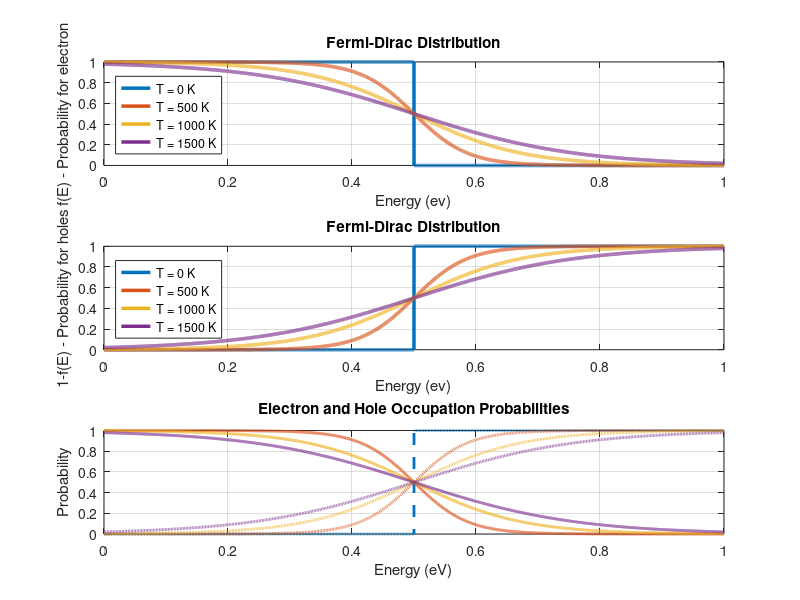

Write MATLAB code to recreate this figure.
%% fermi dirac ditribution
%%constant
k = 1.38e-23;  % boltzman constant J/K

e = 1.6e-19;   % electron charge 

k_ev = k/e;    % convert from joule to elctron volt

T = 0:500:1500; % Temperture range

E = linspace(0,1,10000);  % variation of energy

Ef = .5;        % fermi energy

% figure(1);
% xlabel('Energy (ev)');
% ylabel('f(E) - Occupation Probability for electron');
% title('Fermi-Dirac Distribution');
% legend('Location', 'southwest');
% grid on;
% hold on;
% 
% figure(2);
% xlabel('Energy (ev)');
% ylabel('1-f(E) - Occupation Probability for holes');
% title('Fermi-Dirac Distribution');
% legend('Location', 'southwest');
% grid on;
% hold on;

figure;

colors = lines(length(T));

for i= 1:length(T)
if (T(i) == 0)
        p_electron = double(E < Ef);
        p_electron(E == Ef) = 0.5;
        p_hole = 1-p_electron;
else
   p_electron = 1./(1+exp((E - Ef)./(k_ev*T(i))));
   p_hole= 1- p_electron;
end
subplot(3,1,1);     
 plot(E, p_electron, 'Color', colors(i,:), 'LineWidth', 2.5, ...
         'DisplayName', ['T = ' num2str(T(i)) ' K']);
     hold on;

subplot(3,1,2);     
     plot(E, p_hole, 'Color', colors(i,:), 'LineWidth', 2.5, ...
         'DisplayName', ['T = ' num2str(T(i)) ' K']);
        hold on;
        
subplot(3,1,3)
plot(E,p_electron,...
    'Color',colors(i,:),...
    'LineWidth',2,...
    'LineStyle','-');

plot(E,p_hole,...
    'Color',colors(i,:),...
    'LineWidth',2,...
    'LineStyle','--');
hold on;
end

subplot(3,1,1)

    xlabel('Energy (ev)');
    ylabel('f(E) - Probability for electron');
    title('Fermi-Dirac Distribution');
    legend('Location', 'southwest');
    grid on;

subplot(3,1,2)

xlabel('Energy (ev)');
        ylabel('1-f(E) - Probability for holes');
        title('Fermi-Dirac Distribution');
        legend('Location', 'southwest');
        grid on;

subplot(3,1,3)

xlabel('Energy (eV)')
ylabel('Probability')
title('Electron and Hole Occupation Probabilities')
grid on
